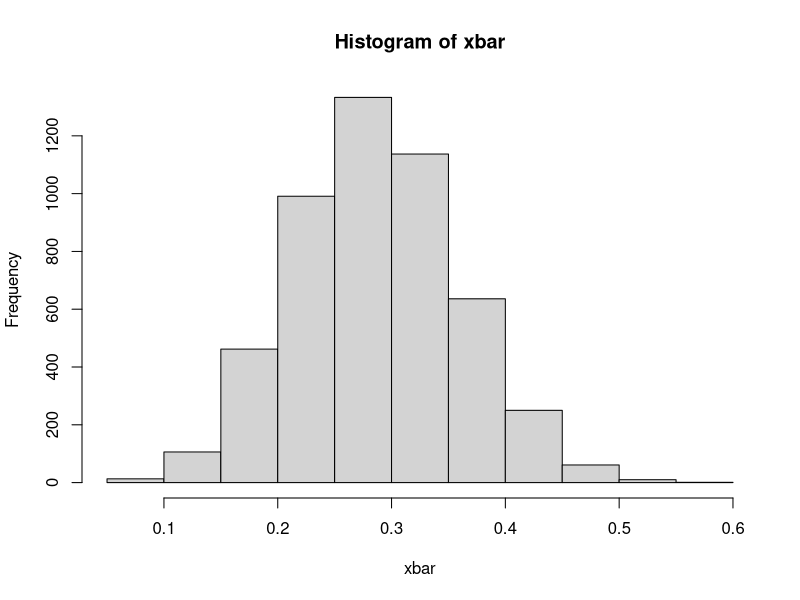
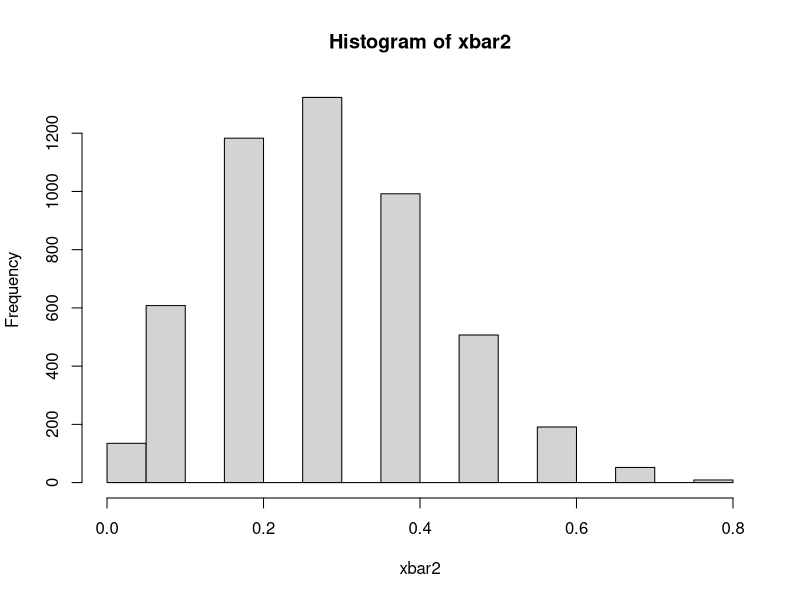

Here is the R script that generated these plots, in order: (Note: this script raises an error after producing the figures.)
#### Normal, Binomial, Poisson Distribution/CLT/Normality Checking ####

#Four fundamental items can be calculated for a statistical distribution:
# .	Density or point probability (starting with d)
# .	Cumulated probability, distribution function (starting with p)
# .	Quantiles (starting with q)
# .	Random numbers (starting with r)

#a)	Let X be a normal random variable with given mean and sd. Then,
#.	Probability that X is less than or equal to x is pnorm(x,mean,sd)
#.	100pth percentile of X is qnorm(p,mean,sd)

#b)	Let X be a binomial random variable with n trials and success rate p. 
#Then,
#.	Probability that X is less than or equal to x is pbinom(x,n,p)
#.	100pth percentile of X is qbinom(p,n,p)
#.	Probability that X is equal to x is dbinom(x,n,p)

#c)	Let X be a Poisson random variable with location parameter ld. Then,
#.	Probability that X is less than or equal to x is ppois(x,ld)
#.	100pth percentile of X is qpois(p,ld)
#.	Probability that X is equal to x is dpois(x,ld)

#Central Limit Theorem(CLT)  
#Consider an experiment of flipping an unbalanced coin (with .3 chance to 
#get head up). Each time the result is either X =0 (tail) or 1 (head).
#a)	What is the distribution of X? Is it bell shaped (normal)?
#b)	Repeat the experiment 40 times. Let X-bar be the mean of the 40 results. By CLT, will it be approximately normal?   
#c)	Simulate the distribution of X-bar. Here is the R code:
  # simulate 5000 sums of 40 flipping results
  xbar<-rbinom(5000,40,.3)
  # mean is the sum over trial size
  xbar<-xbar/40
  # draw the histogram of the simulated data
  hist(xbar)
#Exercise:  Redo b) and c) with only 10 times of coin flipping. 
  xbar2<-rbinom(5000,10,.3)
  xbar2<-xbar2/10
  hist(xbar2)
  
#Normality Checking  
# .	By graphs: If the data does sampled from a normal distribution, 
  #its normal Q-Q plot will be more or less a straight line.
#  .	By tests: later
#  Example:
#    a)	Based on the data in Table 3.1 again, 
  #check if it is reasonable to assume the math scores 
  #(of all third to fifth graders) follow a normal curve.
math<-tb3dot1$Math
qqnorm(math,main="normal Q-Q Plot of math score")
qqline(math,col=2)

#b)	Simulate a random sample of 20 from norm(0,1) 
#and check the normality of the simulated data by the normal Q-Q plot. 
#What is the result? 
data<-rnorm(20,0,1)
qqnorm(data)
qqline(data,col=2)
